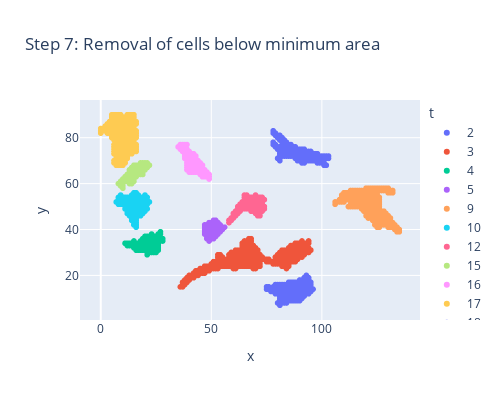

Notebook source saved alongside this figure:
### Code cell
cell_numbers = cell_localization_df['cell_num'].values.tolist()
cell_number_no_dups = []
for aa in cell_numbers:
    if aa not in cell_number_no_dups:
        cell_number_no_dups.append(aa)

filtered_cells = pd.DataFrame()
min_cell_pixels = 50       
for bb in cell_number_no_dups:
    cell_local_filter = cell_localization_df[cell_localization_df['cell_num'] == bb]
    if len(cell_local_filter) >=min_cell_pixels:
        filtered_cells = pd.concat([filtered_cells,cell_local_filter])
    else:
        pass
filtered_cells['t'] = filtered_cells['cell_num'].astype('category')    
px.scatter(filtered_cells, x='x',y='y',color='t',width=500,height=400,title="Step 7: Removal of cells below minimum area")

### Figure 1 — Plotly figure (JSON) as saved in the notebook; plotly's stock layout.template omitted (floating-point values rounded to 4 significant figures; data arrays with more than 128 entries replaced by an {"elided": "..."} marker saying what was removed)
{"data": [{"hovertemplate": "t=2<br>x=%{x}<br>y=%{y}<extra></extra>", "legendgroup": "2", "marker": {"color": "#636efa", "symbol": "circle"}, "mode": "markers", "name": "2", "showlegend": true, "type": "scattergl", "x": {"elided": "153 int values"}, "xaxis": "x", "y": {"elided": "153 int values"}, "yaxis": "y"}, {"hovertemplate": "t=3<br>x=%{x}<br>y=%{y}<extra></extra>", "legendgroup": "3", "marker": {"color": "#EF553B", "symbol": "circle"}, "mode": "markers", "name": "3", "showlegend": true, "type": "scattergl", "x": {"elided": "342 int values"}, "xaxis": "x", "y": {"elided": "342 int values"}, "yaxis": "y"}, {"hovertemplate": "t=4<br>x=%{x}<br>y=%{y}<extra></extra>", "legendgroup": "4", "marker": {"color": "#00cc96", "symbol": "circle"}, "mode": "markers", "name": "4", "showlegend": true, "type": "scattergl", "x": [21, 21, 21, 22, 22, 23, 23, 24, 24, 25, 25, 25, 26, 26, 26, 26, 25, 25, 24, 24, 24, 23, 23, 23, 22, 22, 22, 21, 21, 21, 20, 20, 20, 19, 19, 19, 18, 18, 18, 17, 17, 17, 16, 16, 16, 15, 15, 15, 14, 14, 13, 13, 12, 12, 11, 15, 16, 17, 18, 19, 20, 18, 19, 19, 20, 20, 21, 21, 22, 22, 23, 23, 24, 24, 25, 25, 26, 26, 27, 27, 28, 28, 26, 26, 25, 24, 23, 23, 22, 21, 20, 27, 27], "xaxis": "x", "y": [29, 30, 31, 30, 31, 30, 31, 30, 31, 30, 31, 32, 31, 32, 33, 34, 33, 34, 33, 32, 34, 33, 32, 34, 33, 32, 34, 33, 32, 34, 33, 32, 34, 33, 32, 34, 33, 32, 34, 33, 32, 34, 33, 32, 34, 33, 32, 34, 33, 34, 33, 34, 33, 34, 34, 35, 31, 31, 31, 31, 31, 35, 35, 36, 35, 36, 35, 36, 35, 36, 35, 36, 35, 36, 35, 36, 35, 36, 35, 36, 35, 36, 37, 38, 37, 37, 37, 38, 37, 37, 37, 38, 39], "yaxis": "y"}, {"hovertemplate": "t=5<br>x=%{x}<br>y=%{y}<extra></extra>", "legendgroup": "5", "marker": {"color": "#ab63fa", "symbol": "circle"}, "mode": "markers", "name": "5", "showlegend": true, "type": "scattergl", "x": [49, 49, 49, 48, 50, 50, 51, 51, 51, 52, 52, 52, 53, 53, 53, 54, 54, 54, 55, 55, 56, 54, 53, 53, 52, 52, 52, 51, 51, 51, 50, 50, 50, 49, 49, 49, 48, 48, 48, 47, 47, 47, 47, 47, 48, 48, 49, 49, 50, 50, 51, 48, 49, 50, 51, 51, 52, 52, 53], "xaxis": "x", "y": [35, 36, 37, 36, 36, 37, 36, 37, 38, 37, 38, 39, 38, 39, 40, 39, 40, 41, 40, 41, 41, 42, 41, 42, 41, 40, 42, 41, 40, 42, 41, 40, 42, 41, 40, 42, 41, 40, 42, 41, 40, 42, 39, 38, 39, 38, 39, 38, 39, 38, 39, 37, 43, 43, 43, 44, 43, 44, 43], "yaxis": "y"}, {"hovertemplate": "t=9<br>x=%{x}<br>y=%{y}<extra></extra>", "legendgroup": "9", "marker": {"color": "#FFA15A", "symbol": "circle"}, "mode": "markers", "name": "9", "showlegend": true, "type": "scattergl", "x": {"elided": "242 int values"}, "xaxis": "x", "y": {"elided": "242 int values"}, "yaxis": "y"}, {"hovertemplate": "t=10<br>x=%{x}<br>y=%{y}<extra></extra>", "legendgroup": "10", "marker": {"color": "#19d3f3", "symbol": "circle"}, "mode": "markers", "name": "10", "showlegend": true, "type": "scattergl", "x": [16, 16, 16, 15, 15, 15, 15, 14, 16, 16, 16, 16, 15, 17, 17, 18, 18, 18, 19, 19, 19, 20, 20, 20, 21, 20, 19, 19, 18, 18, 18, 17, 17, 17, 16, 16, 16, 15, 15, 15, 14, 14, 14, 13, 13, 13, 12, 12, 12, 11, 11, 11, 11, 10, 10, 9, 9, 8, 8, 8, 7, 8, 9, 9, 10, 10, 11, 11, 12, 12, 12, 13, 13, 13, 14, 14, 14, 15, 15, 15, 16, 16, 16, 17, 17, 17, 18, 18, 18, 19, 19, 19, 20, 20, 20, 20, 21, 21, 21, 22, 17, 16, 16, 15, 15, 14, 9, 12, 12, 13, 13, 14, 14, 15, 15, 16, 17, 14, 14, 13], "xaxis": "x", "y": [41, 42, 43, 42, 43, 44, 45, 44, 44, 45, 46, 47, 46, 46, 47, 46, 47, 48, 47, 48, 49, 48, 49, 50, 49, 51, 50, 51, 50, 49, 51, 50, 49, 51, 50, 49, 51, 50, 49, 51, 50, 49, 51, 50, 49, 51, 50, 49, 51, 50, 49, 51, 52, 51, 52, 51, 52, 51, 52, 53, 52, 54, 53, 54, 53, 54, 53, 54, 53, 52, 54, 53, 52, 54, 53, 52, 54, 53, 52, 54, 53, 52, 54, 53, 52, 54, 53, 52, 54, 53, 52, 54, 53, 52, 54, 55, 54, 52, 51, 52, 55, 55, 56, 55, 56, 55, 55, 48, 47, 48, 47, 48, 47, 48, 47, 48, 48, 46, 45, 46], "yaxis": "y"}, {"hovertemplate": "t=12<br>x=%{x}<br>y=%{y}<extra></extra>", "legendgroup": "12", "marker": {"color": "#FF6692", "symbol": "circle"}, "mode": "markers", "name": "12", "showlegend": true, "type": "scattergl", "x": [58, 58, 59, 59, 60, 60, 60, 61, 61, 61, 62, 62, 62, 63, 63, 63, 64, 64, 65, 65, 66, 66, 67, 67, 68, 68, 68, 69, 69, 69, 70, 70, 70, 71, 71, 71, 72, 72, 72, 73, 73, 73, 74, 74, 73, 73, 72, 72, 71, 71, 70, 70, 69, 69, 68, 68, 67, 67, 66, 66, 65, 65, 64, 64, 63, 65, 65, 66, 66, 67, 67, 68, 68, 69, 69, 70, 70, 71, 71, 72, 72, 73, 73, 74, 70, 66, 65, 72, 72, 71, 71, 70, 62], "xaxis": "x", "y": [43, 44, 44, 45, 45, 46, 47, 46, 47, 48, 47, 48, 49, 48, 49, 50, 49, 50, 49, 50, 49, 50, 49, 50, 49, 48, 50, 49, 48, 50, 49, 48, 50, 49, 48, 50, 49, 48, 50, 49, 48, 50, 49, 50, 51, 52, 51, 52, 51, 52, 51, 52, 51, 52, 51, 52, 51, 52, 51, 52, 51, 52, 51, 52, 51, 53, 54, 53, 54, 53, 54, 53, 54, 53, 54, 53, 54, 53, 54, 53, 54, 53, 54, 53, 55, 55, 55, 47, 46, 47, 46, 47, 50], "yaxis": "y"}, {"hovertemplate": "t=15<br>x=%{x}<br>y=%{y}<extra></extra>", "legendgroup": "15", "marker": {"color": "#B6E880", "symbol": "circle"}, "mode": "markers", "name": "15", "showlegend": true, "type": "scattergl", "x": [10, 10, 10, 9, 9, 9, 8, 10, 10, 11, 11, 12, 12, 13, 13, 13, 14, 14, 14, 15, 15, 15, 15, 14, 16, 16, 16, 17, 17, 18, 18, 19, 19, 19, 19, 18, 20, 20, 20, 21, 21, 21, 22, 20, 19, 19, 18, 18, 18, 17, 17, 16, 16, 15, 15, 15, 14, 14, 14, 13, 13, 13, 13, 12, 14, 12, 11, 15, 16, 17], "xaxis": "x", "y": [58, 59, 60, 59, 60, 61, 60, 61, 62, 61, 62, 61, 62, 61, 60, 62, 61, 60, 62, 61, 62, 63, 64, 63, 63, 64, 65, 64, 65, 64, 65, 64, 65, 66, 67, 66, 66, 67, 68, 67, 68, 69, 68, 69, 69, 68, 69, 68, 67, 68, 67, 68, 67, 68, 67, 66, 67, 66, 65, 66, 65, 64, 63, 64, 64, 63, 63, 65, 66, 66], "yaxis": "y"}, {"hovertemplate": "t=16<br>x=%{x}<br>y=%{y}<extra></extra>", "legendgroup": "16", "marker": {"color": "#FF97FF", "symbol": "circle"}, "mode": "markers", "name": "16", "showlegend": true, "type": "scattergl", "x": [49, 49, 49, 48, 48, 47, 47, 46, 46, 46, 45, 45, 45, 44, 44, 43, 43, 42, 42, 41, 41, 40, 40, 40, 39, 39, 39, 39, 40, 40, 41, 41, 41, 42, 42, 42, 43, 43, 43, 44, 44, 44, 45, 45, 45, 46, 46, 46, 47, 47, 48, 44, 43, 43, 42, 42, 41, 41, 40, 40, 39, 39, 39, 38, 38, 38, 38, 39, 39, 40, 40, 40, 41, 41, 42, 42, 43, 39, 38, 38, 37, 37, 37, 36, 36, 36, 35, 37, 38, 39], "xaxis": "x", "y": [62, 63, 64, 63, 64, 63, 64, 63, 64, 65, 64, 65, 66, 65, 66, 65, 66, 65, 66, 65, 66, 65, 66, 67, 66, 67, 68, 69, 68, 69, 68, 67, 69, 68, 67, 69, 68, 67, 69, 68, 67, 69, 68, 67, 69, 68, 67, 66, 66, 65, 65, 70, 70, 71, 70, 71, 70, 71, 70, 71, 70, 71, 72, 71, 72, 73, 74, 73, 74, 73, 72, 74, 73, 72, 73, 72, 72, 75, 75, 76, 75, 74, 76, 75, 76, 77, 76, 77, 77, 77], "yaxis": "y"}, {"hovertemplate": "t=17<br>x=%{x}<br>y=%{y}<extra></extra>", "legendgroup": "17", "marker": {"color": "#FECB52", "symbol": "circle"}, "mode": "markers", "name": "17", "showlegend": true, "type": "scattergl", "x": {"elided": "244 int values"}, "xaxis": "x", "y": {"elided": "244 int values"}, "yaxis": "y"}, {"hovertemplate": "t=18<br>x=%{x}<br>y=%{y}<extra></extra>", "legendgroup": "18", "marker": {"color": "#636efa", "symbol": "circle"}, "mode": "markers", "name": "18", "showlegend": true, "type": "scattergl", "x": {"elided": "138 int values"}, "xaxis": "x", "y": {"elided": "138 int values"}, "yaxis": "y"}], "layout": {"height": 400, "legend": {"title": {"text": "t"}, "tracegroupgap": 0}, "title": {"text": "Step 7: Removal of cells below minimum area"}, "width": 500, "xaxis": {"anchor": "y", "autorange": true, "domain": [0, 1], "range": [-9.384, 144.4], "title": {"text": "x"}, "type": "linear"}, "yaxis": {"anchor": "x", "autorange": true, "domain": [0, 1], "range": [0.5735, 96.43], "title": {"text": "y"}, "type": "linear"}}}
